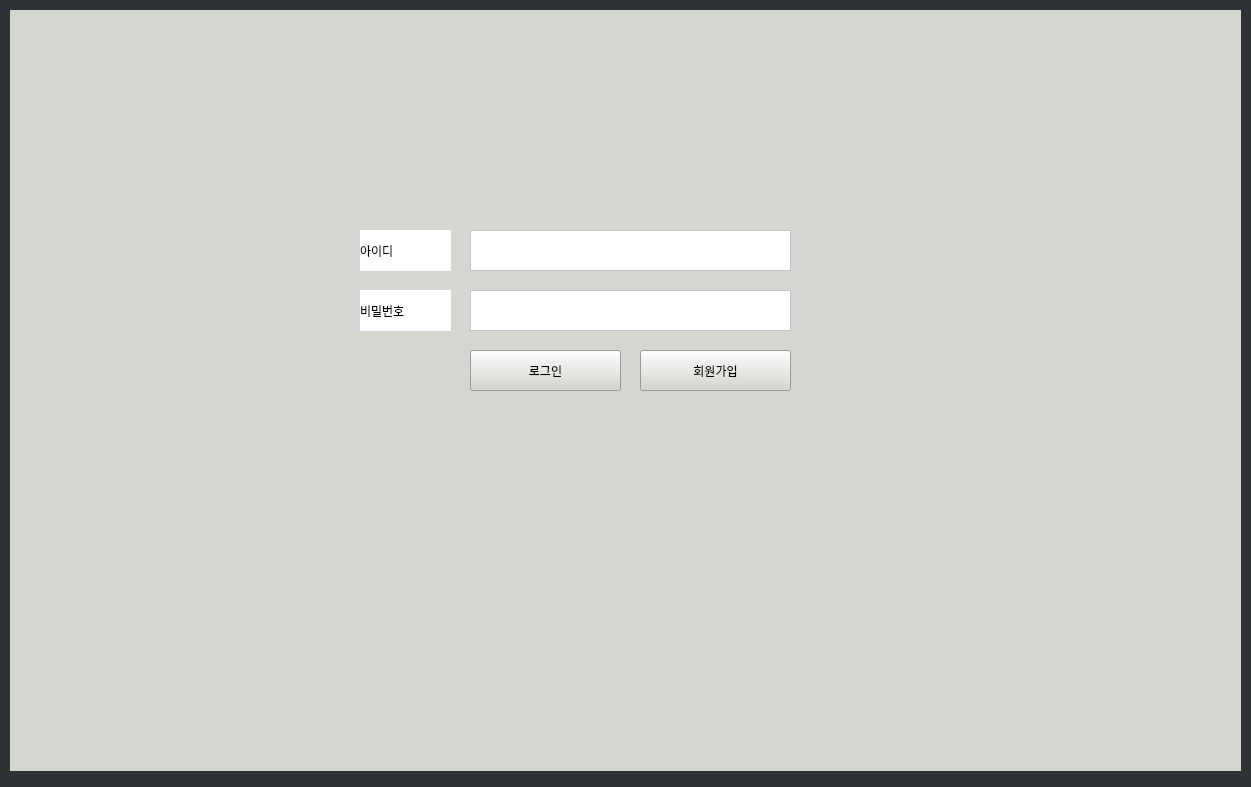
<?xml version="1.0" encoding="UTF-8"?>
<ui version="4.0">
 <class>Form</class>
 <widget class="QWidget" name="Form">
  <property name="geometry">
   <rect>
    <x>0</x>
    <y>0</y>
    <width>1251</width>
    <height>787</height>
   </rect>
  </property>
  <property name="windowTitle">
   <string>Form</string>
  </property>
  <property name="styleSheet">
   <string notr="true">background-color: rgb(46, 52, 54);</string>
  </property>
  <widget class="QStackedWidget" name="stackedWidget">
   <property name="geometry">
    <rect>
     <x>10</x>
     <y>10</y>
     <width>1231</width>
     <height>761</height>
    </rect>
   </property>
   <property name="styleSheet">
    <string notr="true">background-color: rgb(211, 215, 207);</string>
   </property>
   <property name="currentIndex">
    <number>0</number>
   </property>
   <widget class="QWidget" name="page_2">
    <widget class="QTextEdit" name="textEdit">
     <property name="geometry">
      <rect>
       <x>460</x>
       <y>220</y>
       <width>321</width>
       <height>41</height>
      </rect>
     </property>
     <property name="styleSheet">
      <string notr="true">background-color: rgb(255, 255, 255);</string>
     </property>
    </widget>
    <widget class="QTextEdit" name="textEdit_2">
     <property name="geometry">
      <rect>
       <x>460</x>
       <y>280</y>
       <width>321</width>
       <height>41</height>
      </rect>
     </property>
     <property name="styleSheet">
      <string notr="true">background-color: rgb(255, 255, 255);</string>
     </property>
    </widget>
    <widget class="QLabel" name="label_2">
     <property name="geometry">
      <rect>
       <x>350</x>
       <y>220</y>
       <width>91</width>
       <height>41</height>
      </rect>
     </property>
     <property name="styleSheet">
      <string notr="true">background-color: rgb(255, 255, 255);</string>
     </property>
     <property name="text">
      <string>아이디</string>
     </property>
    </widget>
    <widget class="QLabel" name="label_3">
     <property name="geometry">
      <rect>
       <x>350</x>
       <y>280</y>
       <width>91</width>
       <height>41</height>
      </rect>
     </property>
     <property name="styleSheet">
      <string notr="true">background-color: rgb(255, 255, 255);</string>
     </property>
     <property name="text">
      <string>비밀번호</string>
     </property>
    </widget>
    <widget class="QPushButton" name="pushButton_login">
     <property name="geometry">
      <rect>
       <x>460</x>
       <y>340</y>
       <width>151</width>
       <height>41</height>
      </rect>
     </property>
     <property name="text">
      <string>로그인</string>
     </property>
    </widget>
    <widget class="QPushButton" name="pushButton_2">
     <property name="geometry">
      <rect>
       <x>630</x>
       <y>340</y>
       <width>151</width>
       <height>41</height>
      </rect>
     </property>
     <property name="text">
      <string>회원가입</string>
     </property>
    </widget>
    <widget class="QLabel" name="label_7">
     <property name="geometry">
      <rect>
       <x>490</x>
       <y>170</y>
       <width>261</width>
       <height>41</height>
      </rect>
     </property>
     <property name="text">
      <string/>
     </property>
    </widget>
   </widget>
   <widget class="QWidget" name="page_5">
    <widget class="QLabel" name="label_4">
     <property name="geometry">
      <rect>
       <x>350</x>
       <y>220</y>
       <width>91</width>
       <height>41</height>
      </rect>
     </property>
     <property name="styleSheet">
      <string notr="true">background-color: rgb(255, 255, 255);</string>
     </property>
     <property name="text">
      <string>아이디</string>
     </property>
    </widget>
    <widget class="QTextEdit" name="textEdit_pw">
     <property name="geometry">
      <rect>
       <x>460</x>
       <y>280</y>
       <width>321</width>
       <height>41</height>
      </rect>
     </property>
     <property name="styleSheet">
      <string notr="true">background-color: rgb(255, 255, 255);</string>
     </property>
    </widget>
    <widget class="QTextEdit" name="textEdit_id">
     <property name="geometry">
      <rect>
       <x>460</x>
       <y>220</y>
       <width>321</width>
       <height>41</height>
      </rect>
     </property>
     <property name="styleSheet">
      <string notr="true">background-color: rgb(255, 255, 255);</string>
     </property>
    </widget>
    <widget class="QLabel" name="label_5">
     <property name="geometry">
      <rect>
       <x>350</x>
       <y>280</y>
       <width>91</width>
       <height>41</height>
      </rect>
     </property>
     <property name="styleSheet">
      <string notr="true">background-color: rgb(255, 255, 255);</string>
     </property>
     <property name="text">
      <string>비밀번호</string>
     </property>
    </widget>
    <widget class="QLabel" name="label_6">
     <property name="geometry">
      <rect>
       <x>350</x>
       <y>340</y>
       <width>91</width>
       <height>41</height>
      </rect>
     </property>
     <property name="styleSheet">
      <string notr="true">background-color: rgb(255, 255, 255);</string>
     </property>
     <property name="text">
      <string>비밀번호확인</string>
     </property>
    </widget>
    <widget class="QTextEdit" name="textEdit_pw2">
     <property name="geometry">
      <rect>
       <x>460</x>
       <y>340</y>
       <width>321</width>
       <height>41</height>
      </rect>
     </property>
     <property name="styleSheet">
      <string notr="true">background-color: rgb(255, 255, 255);</string>
     </property>
    </widget>
    <widget class="QPushButton" name="pushButton_idcheck">
     <property name="geometry">
      <rect>
       <x>800</x>
       <y>220</y>
       <width>151</width>
       <height>41</height>
      </rect>
     </property>
     <property name="text">
      <string>중복확인</string>
     </property>
    </widget>
    <widget class="QPushButton" name="pushButton_signup">
     <property name="geometry">
      <rect>
       <x>460</x>
       <y>400</y>
       <width>321</width>
       <height>41</height>
      </rect>
     </property>
     <property name="text">
      <string>회원가입</string>
     </property>
    </widget>
    <widget class="QLabel" name="label_signUp">
     <property name="geometry">
      <rect>
       <x>490</x>
       <y>180</y>
       <width>241</width>
       <height>31</height>
      </rect>
     </property>
     <property name="text">
      <string/>
     </property>
    </widget>
   </widget>
   <widget class="QWidget" name="page">
    <widget class="QLCDNumber" name="lcdNumber">
     <property name="geometry">
      <rect>
       <x>551</x>
       <y>700</y>
       <width>231</width>
       <height>41</height>
      </rect>
     </property>
    </widget>
    <widget class="QLabel" name="label">
     <property name="geometry">
      <rect>
       <x>800</x>
       <y>440</y>
       <width>81</width>
       <height>41</height>
      </rect>
     </property>
     <property name="styleSheet">
      <string notr="true">color: rgb(255, 255, 255);</string>
     </property>
     <property name="text">
      <string>매매현황</string>
     </property>
    </widget>
    <widget class="QLineEdit" name="lineEdit">
     <property name="geometry">
      <rect>
       <x>800</x>
       <y>390</y>
       <width>371</width>
       <height>31</height>
      </rect>
     </property>
     <property name="styleSheet">
      <string notr="true">background-color: rgb(255, 255, 255);</string>
     </property>
    </widget>
    <widget class="QComboBox" name="comboBox">
     <property name="geometry">
      <rect>
       <x>550</x>
       <y>490</y>
       <width>170</width>
       <height>50</height>
      </rect>
     </property>
     <property name="styleSheet">
      <string notr="true">background-color: rgb(255, 255, 255);</string>
     </property>
    </widget>
    <widget class="QListWidget" name="listWidget">
     <property name="geometry">
      <rect>
       <x>800</x>
       <y>20</y>
       <width>421</width>
       <height>351</height>
      </rect>
     </property>
     <property name="styleSheet">
      <string notr="true">background-color: rgb(255, 255, 255);</string>
     </property>
    </widget>
    <widget class="QTableWidget" name="tableWidget_4">
     <property name="geometry">
      <rect>
       <x>800</x>
       <y>490</y>
       <width>411</width>
       <height>260</height>
      </rect>
     </property>
     <property name="styleSheet">
      <string notr="true">background-color: rgb(255, 255, 255);</string>
     </property>
     <column>
      <property name="text">
       <string>회사 명</string>
      </property>
     </column>
     <column>
      <property name="text">
       <string>보유 주식</string>
      </property>
     </column>
    </widget>
    <widget class="QPushButton" name="sell">
     <property name="geometry">
      <rect>
       <x>670</x>
       <y>590</y>
       <width>111</width>
       <height>51</height>
      </rect>
     </property>
     <property name="styleSheet">
      <string notr="true">background-color: rgb(255, 255, 255);</string>
     </property>
     <property name="text">
      <string>매도</string>
     </property>
    </widget>
    <widget class="QPushButton" name="send">
     <property name="geometry">
      <rect>
       <x>1180</x>
       <y>390</y>
       <width>41</width>
       <height>31</height>
      </rect>
     </property>
     <property name="styleSheet">
      <string notr="true">color: rgb(255, 255, 255);</string>
     </property>
     <property name="text">
      <string>전송</string>
     </property>
    </widget>
    <widget class="QSpinBox" name="spinBox">
     <property name="geometry">
      <rect>
       <x>730</x>
       <y>490</y>
       <width>51</width>
       <height>51</height>
      </rect>
     </property>
     <property name="styleSheet">
      <string notr="true">background-color: rgb(255, 255, 255);</string>
     </property>
    </widget>
    <widget class="QPushButton" name="buy">
     <property name="geometry">
      <rect>
       <x>550</x>
       <y>590</y>
       <width>111</width>
       <height>51</height>
      </rect>
     </property>
     <property name="styleSheet">
      <string notr="true">background-color: rgb(255, 255, 255);</string>
     </property>
     <property name="text">
      <string>매수</string>
     </property>
    </widget>
    <widget class="QLabel" name="time">
     <property name="geometry">
      <rect>
       <x>930</x>
       <y>440</y>
       <width>281</width>
       <height>41</height>
      </rect>
     </property>
     <property name="styleSheet">
      <string notr="true">color: rgb(255, 255, 255);</string>
     </property>
     <property name="text">
      <string/>
     </property>
    </widget>
    <widget class="QTableWidget" name="tableWidget_2">
     <property name="geometry">
      <rect>
       <x>10</x>
       <y>490</y>
       <width>261</width>
       <height>261</height>
      </rect>
     </property>
     <column>
      <property name="text">
       <string>회사 명</string>
      </property>
     </column>
     <column>
      <property name="text">
       <string>현재 주가</string>
      </property>
     </column>
     <column>
      <property name="text">
       <string>잔여 주식 수량</string>
      </property>
     </column>
    </widget>
    <widget class="QTableWidget" name="tableWidget_3">
     <property name="geometry">
      <rect>
       <x>280</x>
       <y>490</y>
       <width>261</width>
       <height>261</height>
      </rect>
     </property>
     <column>
      <property name="text">
       <string>회사 명</string>
      </property>
     </column>
     <column>
      <property name="text">
       <string>현재 주가</string>
      </property>
     </column>
     <column>
      <property name="text">
       <string>잔여 주식 수량</string>
      </property>
     </column>
    </widget>
    <widget class="QWidget" name="verticalLayoutWidget">
     <property name="geometry">
      <rect>
       <x>10</x>
       <y>20</y>
       <width>771</width>
       <height>451</height>
      </rect>
     </property>
     <layout class="QVBoxLayout" name="graph"/>
    </widget>
    <widget class="QLabel" name="label_8">
     <property name="geometry">
      <rect>
       <x>620</x>
       <y>660</y>
       <width>111</width>
       <height>21</height>
      </rect>
     </property>
     <property name="text">
      <string/>
     </property>
    </widget>
   </widget>
  </widget>
 </widget>
 <resources/>
 <connections/>
</ui>
